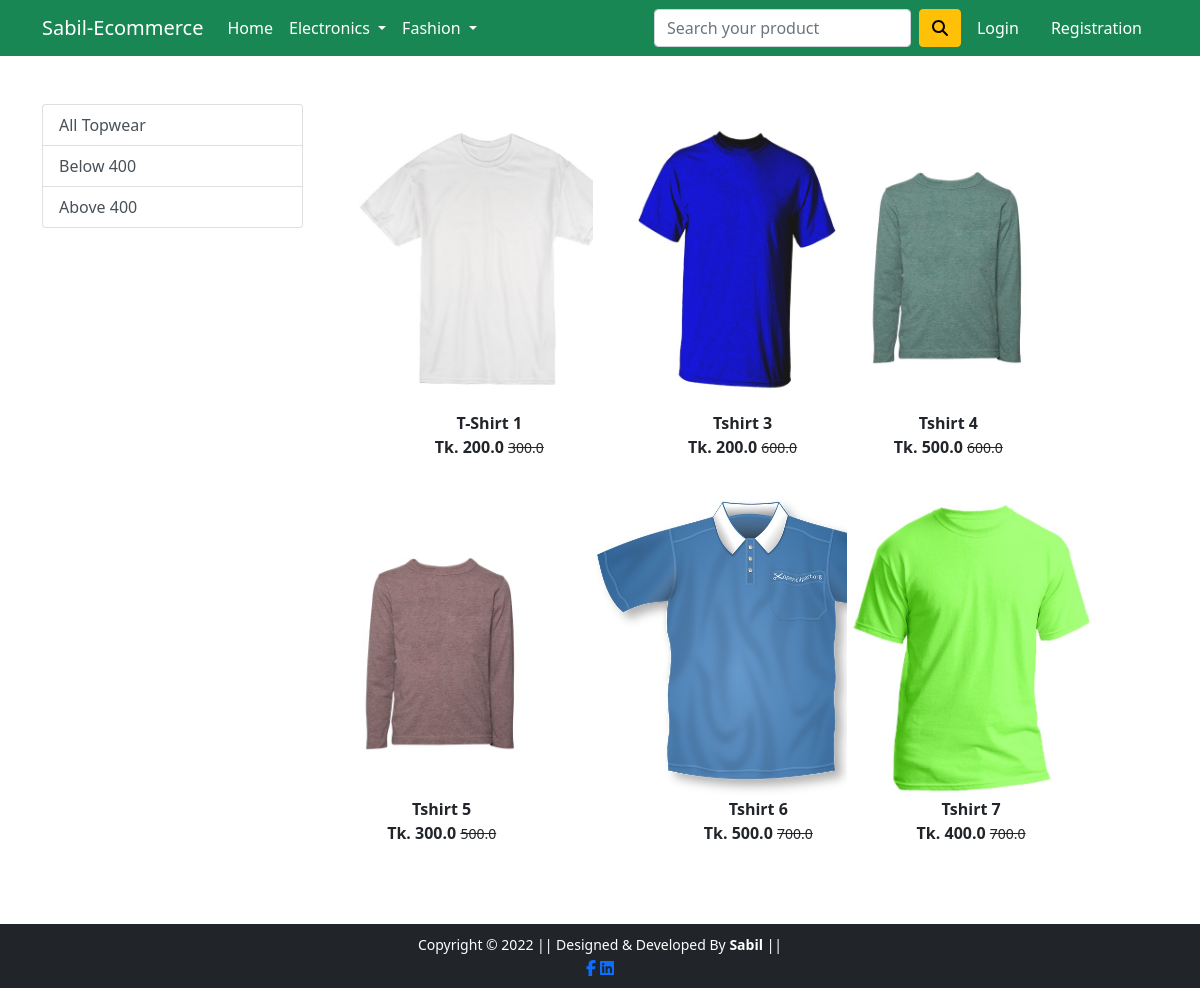
Screenshot of /topwear/ with the database file from the repository.
### app/models.py (models this page shows, shortened)
class Product(models.Model):
 title = models.CharField(max_length=100)
 selling_price = models.FloatField()
 discounted_price = models.FloatField()
 description = models.TextField()
 brand = models.CharField(max_length=100)
 category = models.CharField( choices=CATEGORY_CHOICES, max_length=2)
 product_image = models.ImageField(upload_to='productimg')

### app/views.py (the view)
# urls.py: path('topwear/', views.topwear, name='topwear'),
def topwear(request, data=None):
	totalitem = 0
	if request.user.is_authenticated:
		totalitem = len(Cart.objects.filter(user=request.user))
	if data==None :
			topwears = Product.objects.filter(category='TW')
	elif data == 'below':
			topwears = Product.objects.filter(category='TW').filter(discounted_price__lt=400)
	elif data == 'above':
			topwears = Product.objects.filter(category='TW').filter(discounted_price__gt=400)
	return render(request, 'app/topwear.html', {'topwears':topwears, 'totalitem':totalitem})

### app/templates/app/topwear.html (shortened to what this page needs)
{% extends 'app/base.html' %}
{% load static %}
{% block main-content %}
<div class="container my-5">
 <div class="row">
  <div class="col-sm-3">
   <div class="list-group">
     <a href="{% url 'topwear' %}" class="list-group-item list-group-item-action" aria-current="true">All Topwear</a>
     <a href="{% url 'topweardata' 'below'  %}" class="list-group-item list-group-item-action">Below 400</a>
     <a href="{% url 'topweardata' 'above'  %}" class="list-group-item list-group-item-action">Above 400</a>
   </div>
  </div>
  <div class="col-sm-8">
   <div class="row">
    {% for product in topwears %}
     <div class="col-sm-4 text-center mb-4">
      <a href="{% url 'product-detail' product.id %}" class="btn">
       <div class="item">
        <img src="{{product.product_image.url}}" alt="" height="300" class="">
        <div class="fw-bold">{{product.title}}</div>
        <div class="fw-bold">Tk. {{product.discounted_price}} <small class="fw-light text-decoration-line-through">{{product.selling_price}}</small></div>
       </div>
      </a>
     </div>
    {% endfor %}
   </div>
  </div>
 </div>
</div>
{% endblock main-content %}

### rows the page displays
Product: product_image (picture), title "T-Shirt 1", discounted_price "200.0", selling_price "300.0"
Product: product_image (picture), title "Tshirt 3", discounted_price "200.0", selling_price "600.0"
Product: product_image (picture), title "Tshirt 4", discounted_price "500.0", selling_price "600.0"
Product: product_image (picture), title "Tshirt 5", discounted_price "300.0", selling_price "500.0"
Product: product_image (picture), title "Tshirt 6", discounted_price "500.0", selling_price "700.0"
Product: product_image (picture), title "Tshirt 7", discounted_price "400.0", selling_price "700.0"
